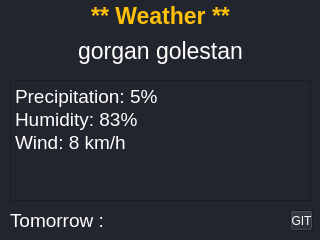
<?xml version="1.0" encoding="UTF-8"?>
<ui version="4.0">
 <class>Form</class>
 <widget class="QWidget" name="Form">
  <property name="geometry">
   <rect>
    <x>0</x>
    <y>0</y>
    <width>320</width>
    <height>240</height>
   </rect>
  </property>
  <property name="windowTitle">
   <string>Form</string>
  </property>
  <property name="styleSheet">
   <string notr="true">background-color: rgb(35, 37, 46);
</string>
  </property>
  <widget class="QLabel" name="title">
   <property name="geometry">
    <rect>
     <x>10</x>
     <y>0</y>
     <width>301</width>
     <height>31</height>
    </rect>
   </property>
   <property name="font">
    <font>
     <pointsize>17</pointsize>
     <bold>true</bold>
    </font>
   </property>
   <property name="styleSheet">
    <string notr="true">color: rgb(255, 193, 7);</string>
   </property>
   <property name="text">
    <string>** Weather **</string>
   </property>
   <property name="alignment">
    <set>Qt::AlignCenter</set>
   </property>
  </widget>
  <widget class="QLabel" name="area_value">
   <property name="geometry">
    <rect>
     <x>10</x>
     <y>30</y>
     <width>301</width>
     <height>41</height>
    </rect>
   </property>
   <property name="font">
    <font>
     <pointsize>17</pointsize>
    </font>
   </property>
   <property name="styleSheet">
    <string notr="true">color: rgb(255, 255, 255);</string>
   </property>
   <property name="text">
    <string>gorgan golestan</string>
   </property>
   <property name="alignment">
    <set>Qt::AlignCenter</set>
   </property>
  </widget>
  <widget class="QTextBrowser" name="Today">
   <property name="geometry">
    <rect>
     <x>10</x>
     <y>80</y>
     <width>301</width>
     <height>121</height>
    </rect>
   </property>
   <property name="font">
    <font>
     <pointsize>10</pointsize>
     <kerning>true</kerning>
    </font>
   </property>
   <property name="styleSheet">
    <string notr="true">color: rgb(255, 255, 255);</string>
   </property>
   <property name="html">
    <string>&lt;!DOCTYPE HTML PUBLIC &quot;-//W3C//DTD HTML 4.0//EN&quot; &quot;http://www.w3.org/TR/REC-html40/strict.dtd&quot;&gt;
&lt;html&gt;&lt;head&gt;&lt;meta name=&quot;qrichtext&quot; content=&quot;1&quot; /&gt;&lt;meta charset=&quot;utf-8&quot; /&gt;&lt;style type=&quot;text/css&quot;&gt;
p, li { white-space: pre-wrap; }
hr { height: 1px; border-width: 0; }
li.unchecked::marker { content: &quot;\2610&quot;; }
li.checked::marker { content: &quot;\2612&quot;; }
&lt;/style&gt;&lt;/head&gt;&lt;body style=&quot; font-family:'Sans Serif'; font-size:10pt; font-weight:400; font-style:normal;&quot;&gt;
&lt;p style=&quot; margin-top:0px; margin-bottom:0px; margin-left:0px; margin-right:0px; -qt-block-indent:0; text-indent:0px;&quot;&gt;&lt;span style=&quot; font-size:14pt;&quot;&gt;Precipitation: 5%&lt;/span&gt;&lt;/p&gt;
&lt;p style=&quot; margin-top:0px; margin-bottom:0px; margin-left:0px; margin-right:0px; -qt-block-indent:0; text-indent:0px;&quot;&gt;&lt;span style=&quot; font-size:14pt;&quot;&gt;Humidity: 83%&lt;/span&gt;&lt;/p&gt;
&lt;p style=&quot; margin-top:0px; margin-bottom:0px; margin-left:0px; margin-right:0px; -qt-block-indent:0; text-indent:0px;&quot;&gt;&lt;span style=&quot; font-size:14pt;&quot;&gt;Wind: 8 km/h&lt;/span&gt;&lt;/p&gt;&lt;/body&gt;&lt;/html&gt;</string>
   </property>
  </widget>
  <widget class="QToolButton" name="github">
   <property name="geometry">
    <rect>
     <x>290</x>
     <y>210</y>
     <width>23</width>
     <height>21</height>
    </rect>
   </property>
   <property name="styleSheet">
    <string notr="true">color: rgb(255, 255, 255);</string>
   </property>
   <property name="text">
    <string>GIT</string>
   </property>
  </widget>
  <widget class="QLabel" name="tomorrow">
   <property name="geometry">
    <rect>
     <x>10</x>
     <y>210</y>
     <width>271</width>
     <height>21</height>
    </rect>
   </property>
   <property name="font">
    <font>
     <pointsize>14</pointsize>
    </font>
   </property>
   <property name="styleSheet">
    <string notr="true">color: rgb(255, 255, 255);</string>
   </property>
   <property name="text">
    <string>Tomorrow : </string>
   </property>
  </widget>
 </widget>
 <resources/>
 <connections/>
</ui>
